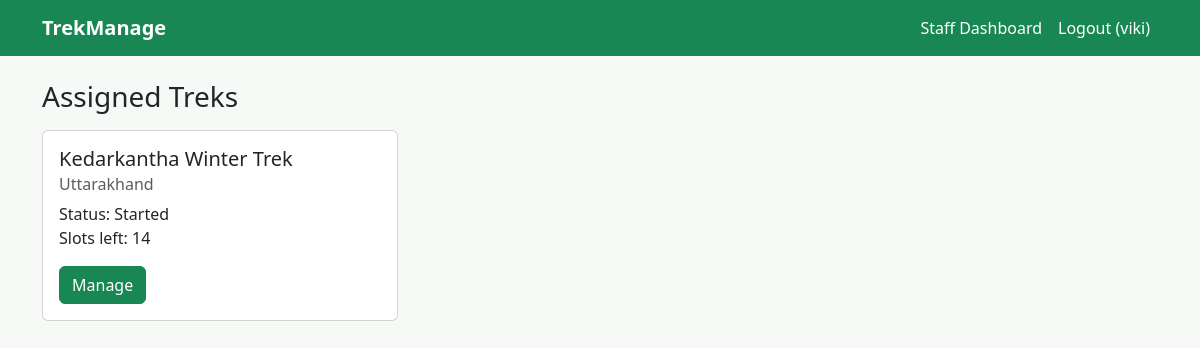
/staff/dashboard (signed in), run on the app's committed database.
### models.py (models this page shows)
class User(db.Model, UserMixin):
    id = db.Column(db.Integer, primary_key=True)
    full_name = db.Column(db.String(100), nullable=False)
    email = db.Column(db.String(120), unique=True, nullable=False)
    password_hash = db.Column(db.String(200), nullable=False)
    phone_number = db.Column(db.String(20))
    role = db.Column(db.String(20), nullable=False)
    approval_status = db.Column(db.String(20), default="approved")
    blacklist_status = db.Column(db.Boolean, default=False)
    treks_guided = db.relationship("Trek", backref="guide", lazy=True)
    bookings = db.relationship("Booking", backref="trekker", lazy=True)

class Trek(db.Model):
    id = db.Column(db.Integer, primary_key=True)
    trek_title = db.Column(db.String(120), nullable=False)
    destination = db.Column(db.String(120), nullable=False)
    difficulty_level = db.Column(db.String(20), nullable=False)
    duration_days = db.Column(db.Integer, nullable=False)
    start_date = db.Column(db.Date, nullable=False)
    end_date = db.Column(db.Date, nullable=False)
    remaining_slots = db.Column(db.Integer, nullable=False)
    current_status = db.Column(db.String(20), default="Open")
    description = db.Column(db.Text)
    guide_id = db.Column(db.Integer, db.ForeignKey("user.id"))
    bookings = db.relationship("Booking", backref="trek", lazy=True)

### routes/staff_routes.py (the view)
@staff_blueprint.route("/dashboard")
@login_required
@staff_only
def dashboard():
    assigned_treks = Trek.query.filter_by(guide_id=current_user.id).all()
    return render_template("staff/dashboard.html", assigned_treks=assigned_treks)

### app.py (called while the page is built)
@login_manager.user_loader
def load_user(user_id):
    return User.query.get(int(user_id))

### routes/staff_routes.py (called while the page is built)
def staff_only(view_function):
    @wraps(view_function)
    def wrapper(*args, **kwargs):
        if not current_user.is_authenticated or current_user.role != "staff":
            flash("Staff access required.")
            return redirect(url_for("auth.login"))
        if current_user.approval_status != "approved" or current_user.blacklist_status:
            flash("Your account cannot access the staff dashboard.")
            return redirect(url_for("auth.login"))
        return view_function(*args, **kwargs)
    return wrapper

### templates/staff/dashboard.html
{% extends "base.html" %}
{% block content %}
<h3 class="mb-3">Assigned Treks</h3>
<div class="row">
    {% for trek in assigned_treks %}
    <div class="col-md-4">
        <div class="card trek-card">
            <div class="card-body">
                <h5 class="card-title">{{ trek.trek_title }}</h5>
                <h6 class="card-subtitle mb-2 text-muted">{{ trek.destination }}</h6>
                <p class="card-text">
                    Status: {{ trek.current_status }}<br>
                    Slots left: {{ trek.remaining_slots }}
                </p>
                <a href="{{ url_for('staff.trek_detail', trek_id=trek.id) }}" class="btn btn-success">Manage</a>
            </div>
        </div>
    </div>
    {% else %}
    <p>No treks assigned to you yet.</p>
    {% endfor %}
</div>
{% endblock %}

### templates/base.html (shortened to what this page needs)
<!DOCTYPE html>
<html lang="en">
<head>
    <link href="https://cdn.jsdelivr.net/npm/bootstrap@5.3.0/dist/css/bootstrap.min.css" rel="stylesheet">
    <link href="{{ url_for('static', filename='css/style.css') }}" rel="stylesheet">
</head>
<body>
    <nav class="navbar navbar-expand-lg navbar-dark bg-success">
        <div class="container">
            <a class="navbar-brand" href="{{ url_for('trekker.browse_treks') }}">TrekManage</a>
            <div class="navbar-nav ms-auto">
                {% if current_user.is_authenticated %}
                    {% if current_user.role == 'admin' %}
                        <a class="nav-link text-white" href="{{ url_for('admin.dashboard') }}">Admin Dashboard</a>
                    {% elif current_user.role == 'staff' %}
                        <a class="nav-link text-white" href="{{ url_for('staff.dashboard') }}">Staff Dashboard</a>
                    {% else %}
                        <a class="nav-link text-white" href="{{ url_for('trekker.browse_treks') }}">Browse Treks</a>
                        <a class="nav-link text-white" href="{{ url_for('trekker.my_bookings') }}">My Bookings</a>
                        <a class="nav-link text-white" href="{{ url_for('trekker.edit_profile') }}">Profile</a>
                    {% endif %}
                    <a class="nav-link text-white" href="{{ url_for('auth.logout') }}">Logout ({{ current_user.full_name }})</a>
                {% else %}
                    <a class="nav-link text-white" href="{{ url_for('auth.login') }}">Login</a>
                    <a class="nav-link text-white" href="{{ url_for('auth.register') }}">Register</a>
                {% endif %}
            </div>
        </div>
    </nav>
    <div class="container mt-4">
        {% block content %}{% endblock %}
    </div>
</body>
</html>

### static/css/style.css (style rules this page uses)
body { background-color: #f7f9f7; }
.trek-card { margin-bottom: 20px; }
.navbar-brand { font-weight: bold; }

### data on the page
User: full_name "viki"
Trek: trek_title "Kedarkantha Winter Trek", destination "Uttarakhand", current_status "Started", remaining_slots "14"
